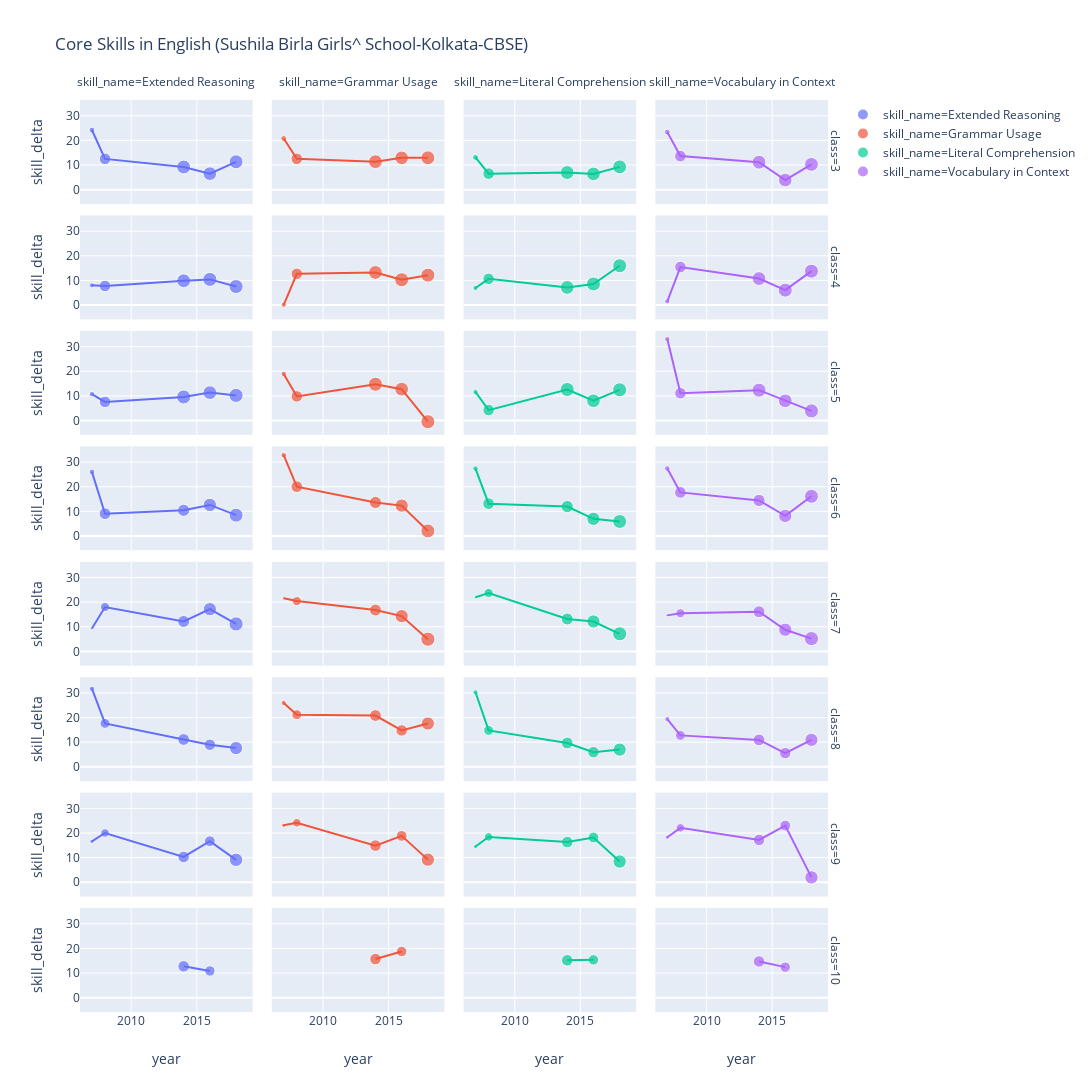

Notebook source saved alongside this figure:
### Code cell
sub = 'English'
px.scatter(df_school[df_school['subject']==sub].drop_duplicates(['papercode','skill_name']), 
        x = 'year', 
        y = 'skill_delta', 
        color='skill_name',
        facet_row= 'class', 
        facet_col= 'skill_name', 
        size = 'studentCount',
        size_max= 10,
        trendline="lowess",
        height=2000,
        width=3000,
        title = 'Core Skills in %s (%s-%s-%s)'%(sub,school_name, school_city, school_board) )
